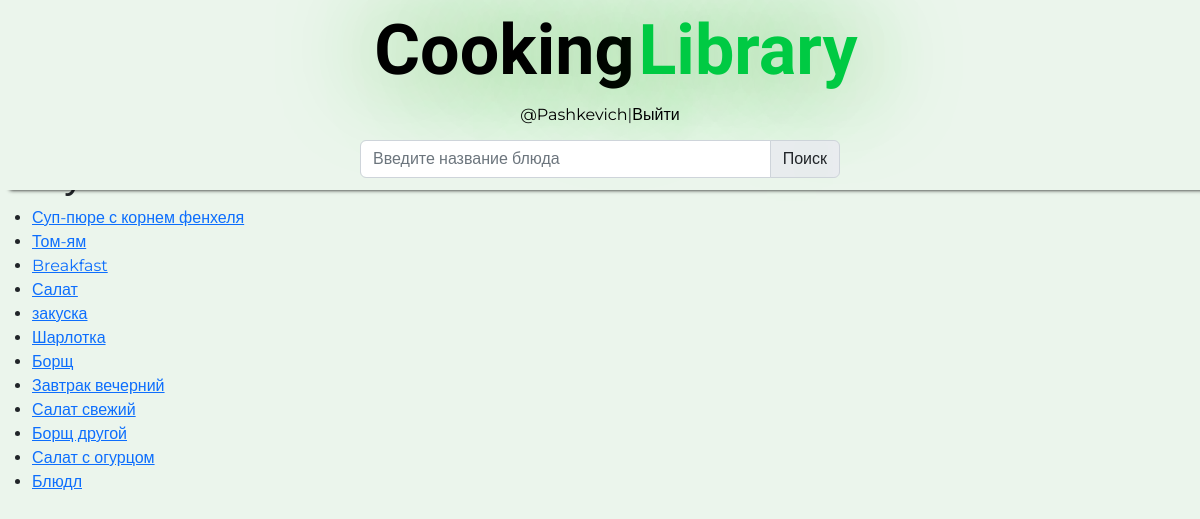
The page /search (signed in) on the database its author committed.
### main/models.py (models this page shows, shortened)
class recipe(models.Model):
    title_recipe = models.CharField('Название рецепта', max_length=150)
    slug = models.SlugField(max_length=255, unique=True, db_index=True, verbose_name="URL", blank=True, null=True)
    count_servings = models.IntegerField('Количество порций', null=True, blank=True)
    count_calories = models.FloatField('Количество ККал', null=True, blank=True)
    need_time = models.IntegerField('Время готовки (в минутах)', null=True, blank=True)
    recipe_description = models.TextField('Описание рецепта')
    need_products = models.ManyToManyField('products', verbose_name='Необходимые продукты')
    CAT_CHOICES = [
        ('1', 'Завтраки'), ('2', 'Основные блюда'), ('3', 'Закуски'),
        ('4', 'Супы'), ('5', 'Салаты'), ('6', 'Выпечка и десерты')
    ]
    category = models.CharField(max_length=150, choices=CAT_CHOICES, default='1')
    fav_recs = models.ManyToManyField(User, verbose_name="Избранные рецепты", blank=True)
    class Meta:
        verbose_name = 'Рецепт'
        verbose_name_plural = 'Рецепты'

### main/views.py (the view)
# urls.py: path('search', SearchResultsView.as_view(), name='search_results'),
class SearchResultsView(ListView):
    model = recipe
    template_name = 'recipe_list.html'
    def get_queryset(self):
        query = self.request.GET.get('q')
        if query:
            object_list = recipe.objects.filter(Q(title_recipe__icontains=query))
        else:
            object_list = recipe.objects.all()
        return object_list

### main/templates/main/recipe_list.html (shortened to what this page needs)
{% load static %}
<!DOCTYPE html>
<html>
    <head>
        <link rel="stylesheet" href="{% static 'main/css/main.css' %}">
    </head>
    <body>
        <div class="hhead">
            <div id="header" title="CookingLibrary">
                <ul>
                    <p style="color: black;"> Cooking</p>
                    <p style="color: rgb(0, 202, 67);">Library</p>
                </ul>
            </div>
            <div id="header2">
                <div id="header21">
                    {% if request.user.is_authenticated %}
                    <a href="{% url 'profile_page' %}" title="Нажмите, чтобы перейти в свой профиль">@{{user.username}}</a>|<a href="{% url 'exit_page' %}">Выйти</a>
                    {% endif %}
                </div>
                <div id="header22" class="input-group flex-nowrap">
                    <input type="search" class="form-control" placeholder="Введите название блюда" aria-describedby="addon-wrapping">
                    <span class="input-group-text" id="search" width="100px">Поиск</span>
                </div>
            </div>
        </div>
        <div style="margin-top: 150px;">
            <h1>Результаты поиска</h1>
            <ul>
                {% for recipe in object_list %}
                <li>
                    <a href="{% url 'recipe' recipe.slug %}"> {{recipe.title_recipe}} </a>
                </li>
                {% endfor %}
            </ul>
        </div>
    </body>
</html>

### main/static/main/css/main.css (style rules this page uses)
* { padding: 0%; margin: 0%; }
body { background: #ebf5ec; font-family: 'Montserrat', sans-serif; }
.hhead { position: fixed; background: #ebf5ec; width: 100%; z-index: 1; top: 0; box-shadow: 10px 0px 4px black; }
#header ul { list-style: none; }
#header ul p { display: inline; font-size: 70px; }
#header { width: 100%; height: 90px; text-align: center; text-shadow: #1cb002 3px 0 100px; color: #fff; line-height: 100px; font-weight: bold; font-family: 'Cookie', cursive; }
#header2 { width: 100%; height: 100px; text-align: center; text-shadow: #1cb002 3px 0 100px; line-height: 50px; text-decoration: none; }
#header21 { width: 40%; margin-left: 30%; text-align: center; }
#header21 a { text-decoration: none; color: #000; }
#header22 { width: 40%; margin-left: 30%; }

### rows shown on the page
recipe: title_recipe "Суп-пюре с корнем фенхеля"
recipe: title_recipe "Том-ям"
recipe: title_recipe "Breakfast"
recipe: title_recipe "Салат"
recipe: title_recipe "закуска"
recipe: title_recipe "Шарлотка"
recipe: title_recipe "Борщ"
recipe: title_recipe "Завтрак вечерний"
recipe: title_recipe "Салат свежий"
recipe: title_recipe "Борщ другой"
recipe: title_recipe "Салат с огурцом"
recipe: title_recipe "Блюдл"

### other values the page prints
{{ user.username }} "Pashkevich"
